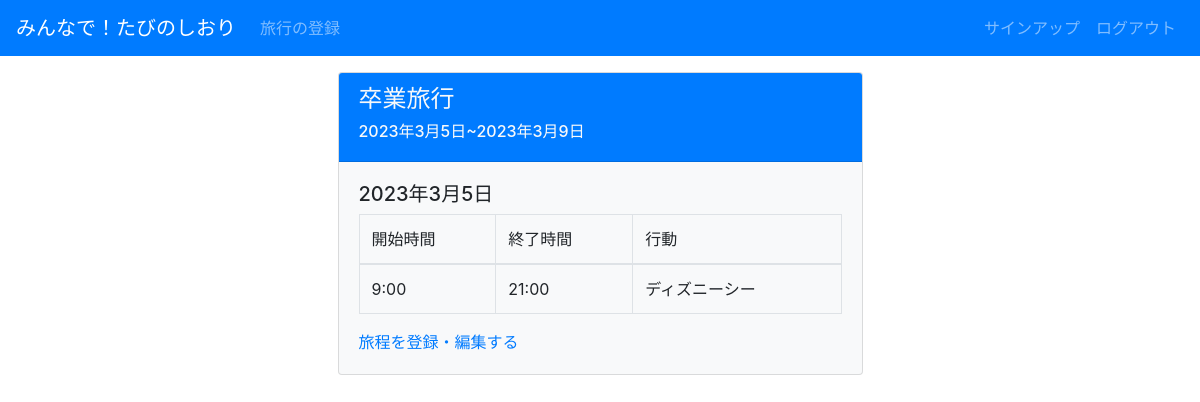
The app's page /itinerary/2/ (signed in), older data.
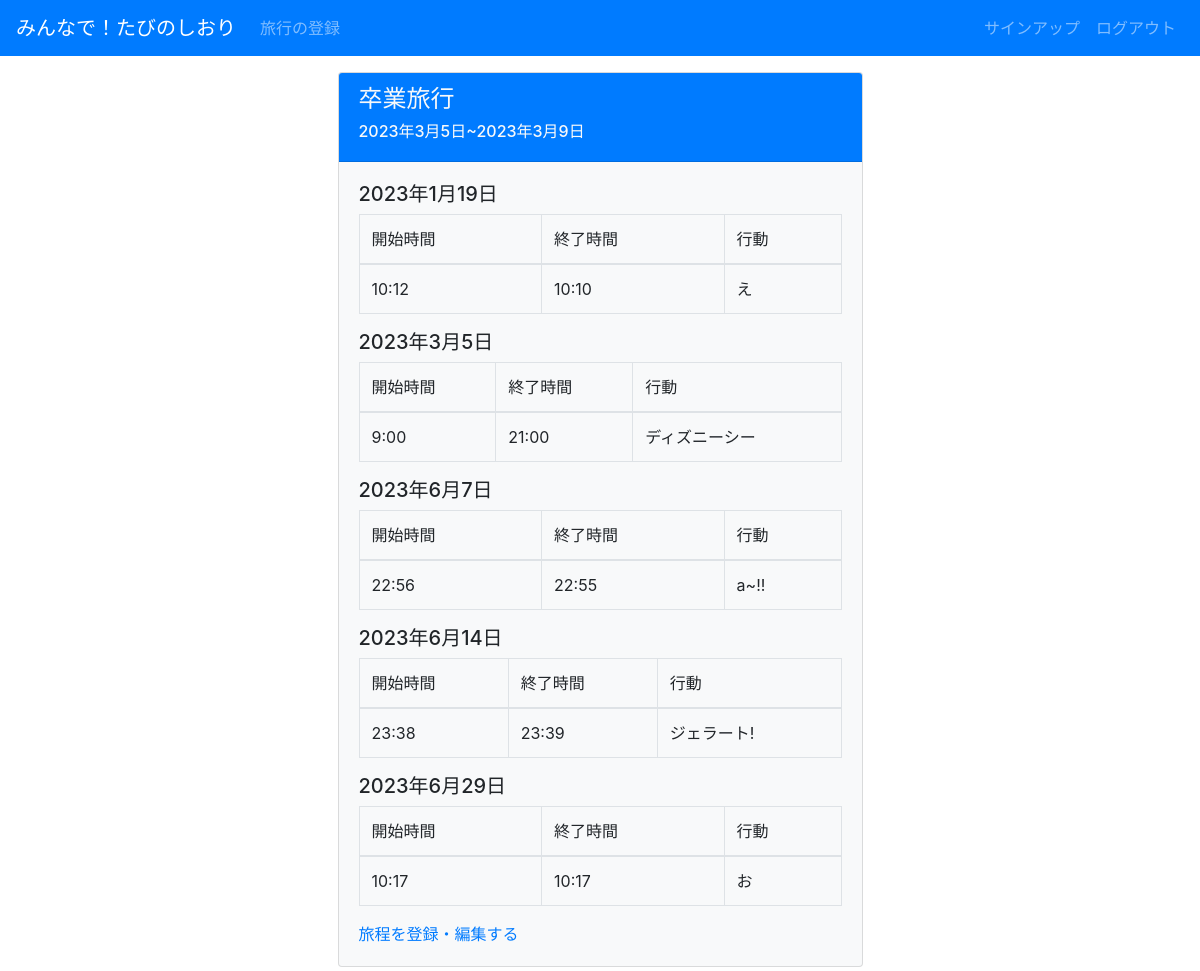
The same page, newer data.
### tabinoshiori/models.py (models this page shows, shortened)
class Trip(models.Model):
    title = models.CharField(max_length=100, verbose_name="旅行タイトル")
    username = models.ForeignKey(User, on_delete=models.CASCADE, verbose_name="ユーザー", related_name='username_trip')
    start_date = models.DateField(verbose_name='出発日')
    end_date = models.DateField(verbose_name='帰宅日')
    comment = models.TextField(verbose_name='コメント')
    is_public = models.BooleanField(verbose_name="公開の可不可")

class Itinerary(models.Model):
    title = models.ForeignKey(Trip, on_delete=models.CASCADE, verbose_name="旅行タイトル", related_name="title_itinerary")
    username = models.ForeignKey(User, on_delete=models.CASCADE, verbose_name="ユーザー", related_name='username_itinerary')
    action = models.CharField(max_length=100, verbose_name="行動")
    date = models.DateField(verbose_name="日付")
    start_time = models.TimeField(verbose_name="開始時間")
    end_time = models.TimeField(verbose_name="終了時間")

### tabinoshiori/views.py (the view)
# urls.py: path('itinerary/<int:pk>/', views.ItineraryView, name='itinerary'),
@login_required
def ItineraryView(request, pk):
    user = request.user
    trip = Trip.objects.get(username__username=user.username, id=pk)
    start_date = trip.start_date
    end_date = trip.end_date
    itinerarys_list = []
    dates = Itinerary.objects.filter(username__username=user.username, title__title=trip.title).order_by("date").distinct().values_list("date", flat=True)
    for date in dates:
        itinerarys_list.append(Itinerary.objects.filter(username__username=user.username, title__title=trip.title, date=date).order_by("start_time"))
    '''
    date_list = []
    current_date = start_date
    while current_date <= end_date:
        date_list.append(current_date.strftime('%Y-%m-%d'))
        current_date += timedelta(days=1)
    '''
    context = {
        "title": trip.title,
        "id": trip.id,
        "itinerarys_list": itinerarys_list,
        "dates": dates,
        "start_date": start_date,
        "end_date": end_date,
    }
    return render(request, 'tabinoshiori/trip.html', context)

### templates/tabinoshiori/trip.html
{% extends "base.html" %}
{% block content %}
<div class='container'>
  <div class="col-md-6 offset-md-3">
    <div class='card mt-3 mb-3 bg-light'>
      <div class='card-header bg-primary text-light'>
        <h4>{{ title }}</h4>
        <h6>{{ start_date }}~{{ end_date }}</h6>
      </div>
      <div class='card-body'>
        {% for itinerarys in itinerarys_list %}
        <h5>{{ dates|slice:forloop.counter|last }}</h5>
        <table class="table table-bordered border-primary">
          <thead>
            <tr>
              <td>
                開始時間
              </td>
              <td>
                終了時間
              </td>
              <td>
                行動
              </td>
            </tr>
          </thead>
          <tbody>
            {% for itinerary in itinerarys %}
            <tr>
              <td>
                {{ itinerary.start_time }}
              </td>
              <td>
                {{ itinerary.end_time }}
              </td>
              <td>
                {{ itinerary.action }}
              </td>
            </tr>
            {% endfor %}
          </tbody>
        </table>
        {% endfor %}
        <a href="{% url 'tabinoshiori:registeritinerary' pk=id %}">旅程を登録・編集する</a>
      </div>
    </div>
  </div>
</div>
{% endblock %}

### templates/base.html (shortened to what this page needs)
<!doctype html>
<html lang="ja">
  <head>
    <link rel="stylesheet" href="https://stackpath.bootstrapcdn.com/bootstrap/4.3.1/css/bootstrap.min.css">
  </head>
  <body>
    <nav class="navbar navbar-expand-md navbar-dark bg-primary">
      <a class="navbar-brand" href="{% url 'tabinoshiori:home' %}">みんなで！たびのしおり</a>
      <div class="collapse navbar-collapse" id="navbarSupportedContent">
        <ul class="navbar-nav mr-auto">
          <li class="nav-item">
            <a class="nav-link" href="{% url 'tabinoshiori:registertrip' %}">旅行の登録</a>
          </li>
        </ul>
        <ul class="navbar-nav">
          <li class="nav-item">
            <a class="nav-link" href="{% url 'account:signup' %}">サインアップ</a>
          </li>
          {% if not user.is_authenticated %}
            <li class="nav-item">
              <a class="nav-link" href="{% url 'account:login' %}">ログイン</a>
            </li>
          {% else %}
            <li class="nav-item">
              <a class="nav-link" href="{% url 'account:logout' %}">ログアウト</a>
            </li>
          {% endif %}
        </ul>
      </div>
    </nav>
    {% block content %}{% endblock %}
  </body>
</html>

Row changes from the older to the newer data that the page shows:
added Itinerary: start_time "10:12", end_time "10:10", action "え", shown under "2023年1月19日"
added Itinerary: start_time "22:56", end_time "22:55", action "a~!!", shown under "2023年6月7日"
added Itinerary: start_time "23:38", end_time "23:39", action "ジェラート!", shown under "2023年6月14日"
added Itinerary: start_time "10:17", end_time "10:17", action "お", shown under "2023年6月29日"
Text that changed along with them:
new list line: "2023年1月19日 開始時間 終了時間 行動"
new list line: "2023年6月7日 開始時間 終了時間 行動"
new list line: "2023年6月14日 開始時間 終了時間 行動"
new list line: "2023年6月29日 開始時間 終了時間 行動"
